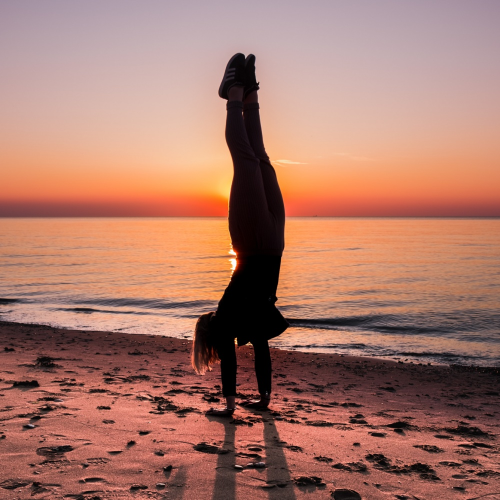
#> input picture aiffel_ai/lms/exp/07_segmentation/img/0.jpg, 1000 x 1000 px (shown at 1/2 size); its folder holds 6 pictures in this run
$ jupyter execute --allow-errors result.ipynb
#> lines starting #> are read from the running program, lines starting #| are printed output that depends on the picture
# 목차

- 준비
1. 인물모드 직접 해 보기
    - 인물 모드 사진 3장 만들기
    - 고양이 모드 사진 1장 만들기
    - 크로마키 배경을 합성해보기
2. 사진의 문제점 찾기
    - 최소 2가지 이상 문제점을 찾아서 표시하기
3. 해결 방법 제안해보기
    - 이때 단답형이 아닌 설명문으로 작성해야함..
    > - 이런 문제는 이 기술에 이런 방법을 응용하여 다음과 같이 해결해보고자 한다.

[cell 1]
from pixellib.semantic import semantic_segmentation
from matplotlib import pyplot as plt
from tqdm import tqdm
import numpy as np
import cv2

model_file = './model/deeplabv3_xception_tf_dim_ordering_tf_kernels.h5'

#> (the rest of this cell did not finish here and is left out)

[cell 2]
# 클래스화 하기
class PotoChanger:
    human_color = (128,128,192)
    def __init__(
        self,
        img_path:str,
        target:str = 'human',
        background:str = 'blur'
        ):

#> called with img_path = './img/0.jpg', target = 'human', background = 'blur'
        self.img_path = img_path
        self.target = target
        self.background = background
        self.img_org = cv2.imread(self.img_path)
#> self.img_org is the input picture: shape (1000, 1000, 3); mean B, G, R 105.5, 120.1, 169.7

    # 원본값 출력
    def org_show(self):
        plt.imshow(cv2.cvtColor(self.img_org, cv2.COLOR_BGR2RGB))

    def predict(self):
        self.segvalues, self.model_output = model.segmentAsPascalvoc(self.img_path)

    def mapping(self):
        label = {
            'human':(128,128,192),
            'cat':(0,0,64)
        }
        self.map = np.all(self.model_output==label[self.target], axis=-1)

    def bluring(self, n:int = 25):
        self.background_img = cv2.blur(self.img_org, (n,n))

    def background_resize(self):
        src = cv2.imread(self.background)
        self.background_img = cv2.resize(src, self.img_org.shape[1::-1])

    def make_poto(self):
        img_mask = self.map.astype(np.uint8) * 255
        img_mask_color = cv2.cvtColor(img_mask, cv2.COLOR_GRAY2BGR)
        img_bg_mask = cv2.bitwise_not(img_mask_color)
        img_bg = cv2.bitwise_and(self.background_img, img_bg_mask)
        self.img_concat = np.where(img_mask_color==255, self.img_org, img_bg)

    def result_show(self):
        plt.imshow(cv2.cvtColor(self.img_concat, cv2.COLOR_BGR2RGB))

    def pipeline(self):
        self.predict()
        self.mapping()
        if self.background == 'blur':
            self.bluring()
        else:
            self.background_resize()
        print(self.background_img.shape)
        self.make_poto()
        self.result_show()

# 1. 인물모드 직접 해 보기

## 인물 모드 사진 3장 만들기

- 사진 가져오기

[cell 3]
potoChanger = [PotoChanger(f'./img/{i}.jpg') for i in range(3)]
#> call 2 of __init__, with img_path = './img/1.jpg', target = 'human', background = 'blur'
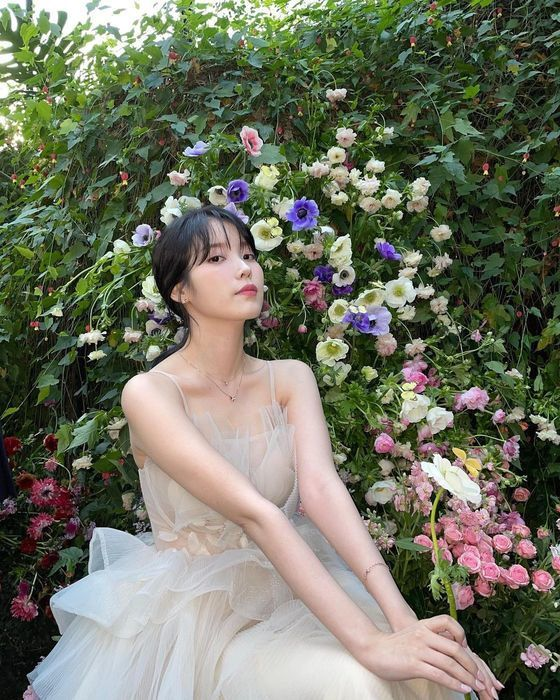
#> input picture aiffel_ai/lms/exp/07_segmentation/img/1.jpg, 560 x 700 px
#> in __init__, self.img_org is the input picture: shape (700, 560, 3); mean B, G, R 97.2, 114.9, 112
#> call 3 of __init__, with img_path = './img/2.jpg', target = 'human', background = 'blur'
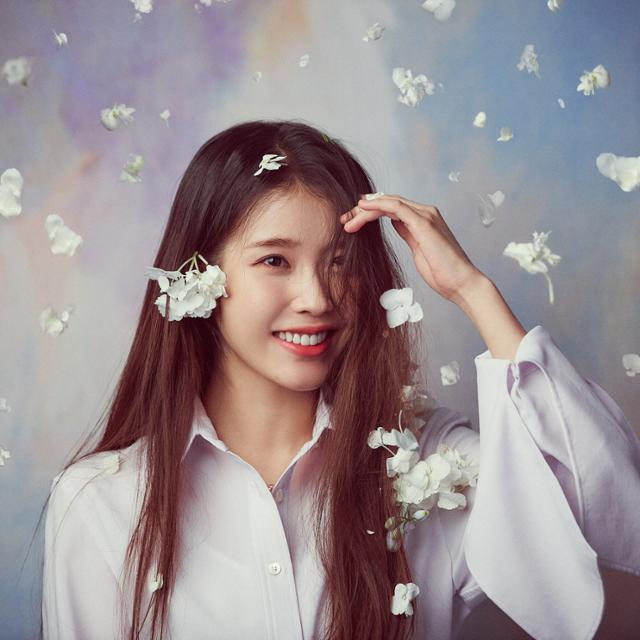
#> input picture aiffel_ai/lms/exp/07_segmentation/img/2.jpg, 640 x 640 px
#> in __init__, self.img_org is the input picture: shape (640, 640, 3); mean B, G, R 146.4, 142.8, 154.1

[cell 4]
for i in range(3):
    plt.subplot(1,3,i+1)
    potoChanger[i].org_show()
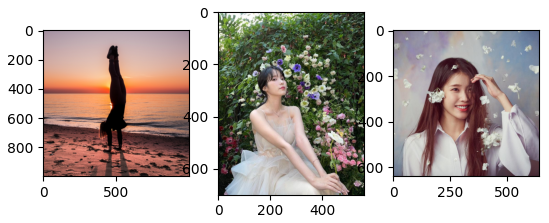
#> figure drawn by matplotlib, 3 panels

- 사진 모델에 돌리고 결과값 보기

#> (a cell that did not finish here is left out)

#> (a cell that did not finish here is left out)

[cell 7]
for i in range(3):
    plt.subplot(1,3,i+1)
    potoChanger[i].bluring()
    plt.imshow(cv2.cvtColor(potoChanger[i].background_img, cv2.COLOR_BGR2RGB))
#> this loop made 3 passes
#> pass 1, in bluring, `self.background_img = cv2.blur(self.img_org, (n,n))`:
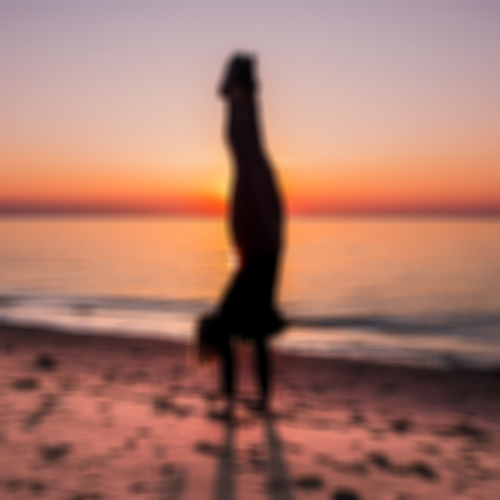
#> self.background_img: shape (1000, 1000, 3) (shown at 1/2 size); mean B, G, R 105.5, 120.1, 169.7
#> pass 2, in bluring (call 2), `self.background_img = cv2.blur(self.img_org, (n,n))`:
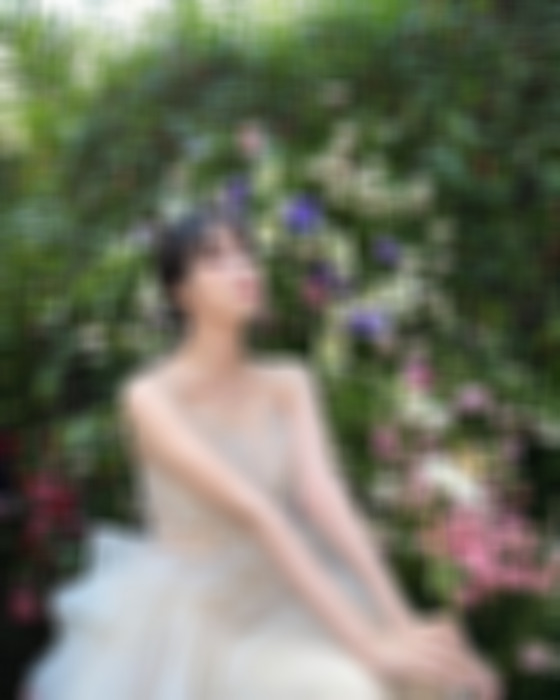
#> self.background_img: shape (700, 560, 3); mean B, G, R 97.2, 114.9, 112
#> pass 3, in bluring (call 3), `self.background_img = cv2.blur(self.img_org, (n,n))`:
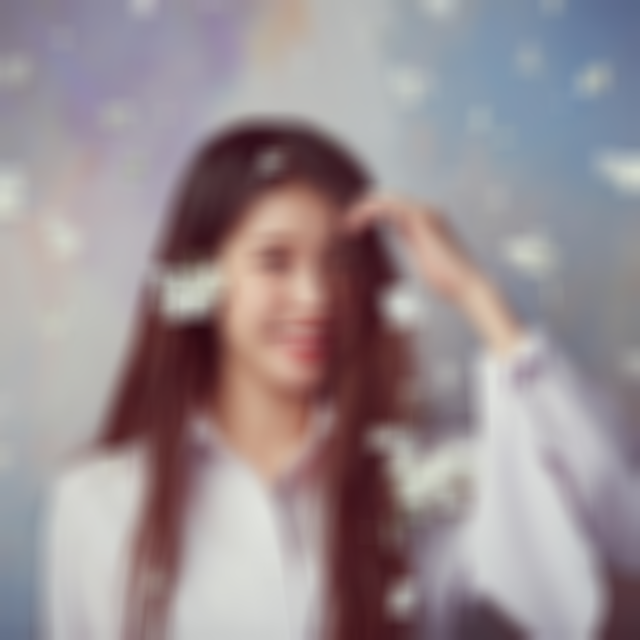
#> self.background_img: shape (640, 640, 3); mean B, G, R 146.4, 142.9, 154.1
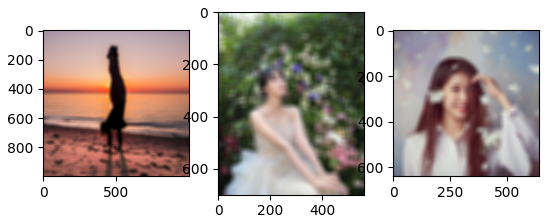
#> figure drawn by matplotlib, 3 panels

[cell 8]
plt.figure(figsize=(20,20))
#> (the rest of this cell did not finish here and is left out)

## 고양이 시맨틱 세그멘테이션 하기

[cell 9]
cat = PotoChanger('./img/4.jpg', target='cat')
#> call 4 of __init__, with img_path = './img/4.jpg', target = 'cat', background = 'blur'
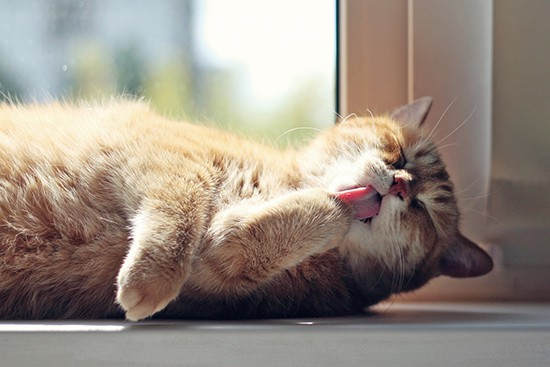
#> input picture aiffel_ai/lms/exp/07_segmentation/img/4.jpg, 550 x 367 px
#> in __init__, self.img_org is the input picture: shape (367, 550, 3); mean B, G, R 131.2, 141.4, 152.6
